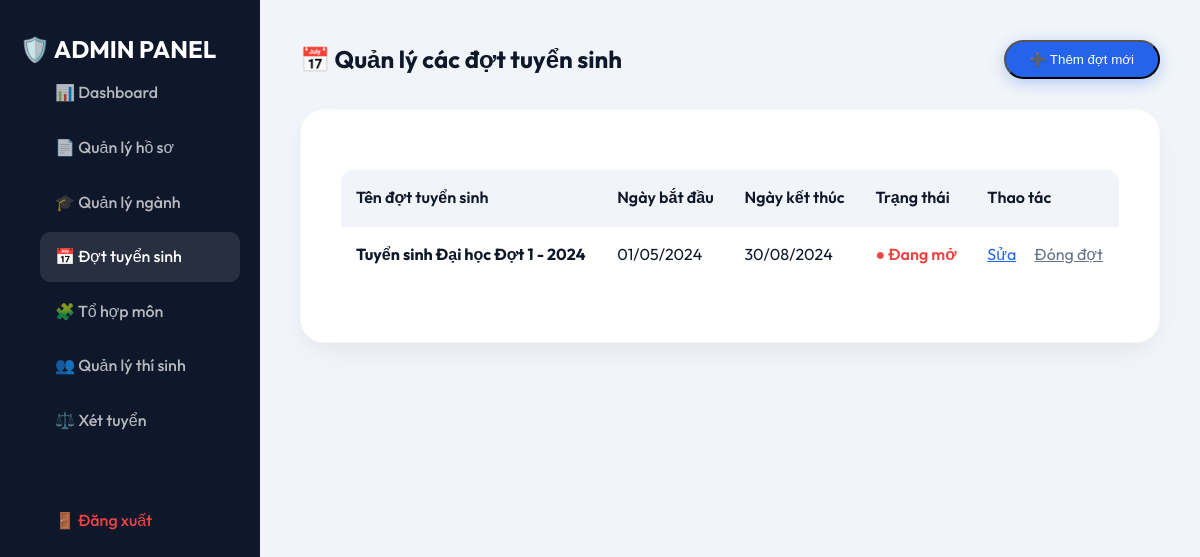
The app's page /views/admin/dottuyensinh.php (signed in), older data.
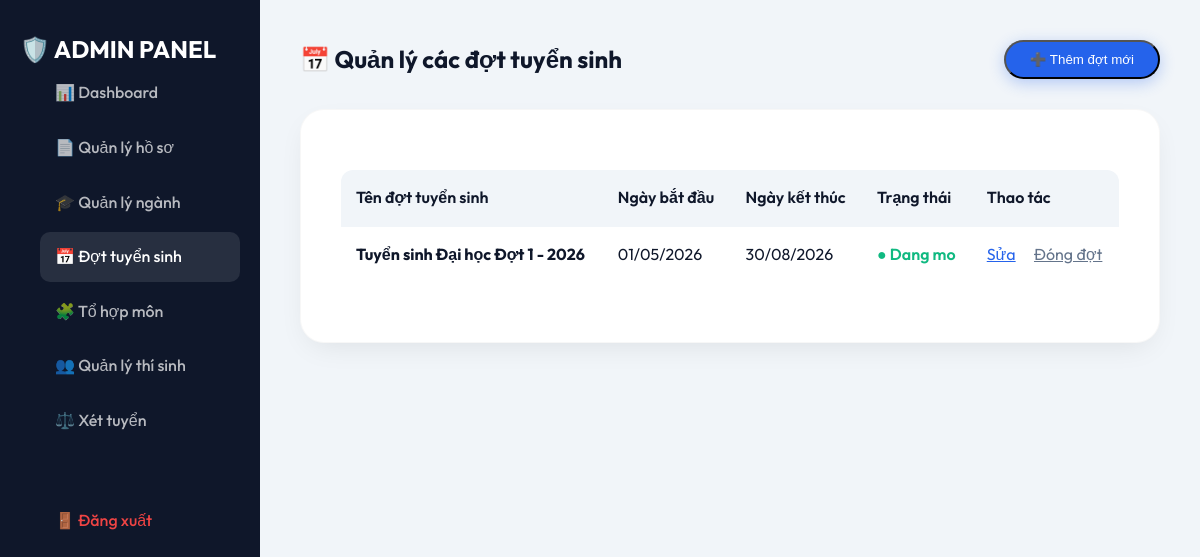
The same page, newer data.
### tables this page shows
CREATE TABLE IF NOT EXISTS dot_tuyensinh (
    id INT AUTO_INCREMENT PRIMARY KEY,
    ten_dot VARCHAR(255) NOT NULL,
    ngay_bat_dau DATE,
    ngay_ket_thuc DATE,
    trang_thai ENUM('Dang mo', 'Da dong') DEFAULT 'Dang mo',
    created_at TIMESTAMP DEFAULT CURRENT_TIMESTAMP
);

### views/admin/dottuyensinh.php (the view, shortened to what this page needs)
<?php
include '../../config/database.php';
$res = mysqli_query($conn, "SELECT * FROM dot_tuyensinh ORDER BY ngay_bat_dau DESC");
?>
<!DOCTYPE html>
<html lang="vi">
<head>
    <link rel="stylesheet" href="../../assets/css/style.css">
</head>
<body>
    <div class="sidebar">
        <h2>🛡️ ADMIN PANEL</h2>
        <nav>
            <a href="dashboard.php" class="nav-item">📊 Dashboard</a>
            <a href="hoso.php" class="nav-item">📄 Quản lý hồ sơ</a>
            <a href="nganhhoc.php" class="nav-item">🎓 Quản lý ngành</a>
            <a href="dottuyensinh.php" class="nav-item active">📅 Đợt tuyển sinh</a>
            <a href="tohop.php" class="nav-item">🧩 Tổ hợp môn</a>
            <a href="thisinh.php" class="nav-item">👥 Quản lý thí sinh</a>
            <a href="xettuyen.php" class="nav-item">⚖️ Xét tuyển</a>
            <a href="logout.php" class="nav-item" style="margin-top: 50px; color: #ef4444;">🚪 Đăng xuất</a>
        </nav>
    </div>
    <div class="main-content">
        <div style="display: flex; justify-content: space-between; align-items: center; margin-bottom: 30px;">
            <h2 style="font-weight: 700;">📅 Quản lý các đợt tuyển sinh</h2>
            <button onclick="document.getElementById('addModal').style.display='flex'" class="btn btn-primary">➕ Thêm đợt mới</button>
        </div>
        <div class="card fade-in">
            <div class="table-container">
                <table>
                    <thead>
                        <tr>
                            <th>Tên đợt tuyển sinh</th>
                            <th>Ngày bắt đầu</th>
                            <th>Ngày kết thúc</th>
                            <th>Trạng thái</th>
                            <th>Thao tác</th>
                        </tr>
                    </thead>
                    <tbody>
                        <?php while($d = mysqli_fetch_assoc($res)): ?>
                            <tr>
                                <td><strong><?php echo $d['ten_dot']; ?></strong></td>
                                <td><?php echo date('d/m/Y', strtotime($d['ngay_bat_dau'])); ?></td>
                                <td><?php echo date('d/m/Y', strtotime($d['ngay_ket_thuc'])); ?></td>
                                <td>
                                    <?php
                                        $color = $d['trang_thai'] == 'Dang mo' ? '#10b981' : '#ef4444';
                                        echo "<span style='color: $color; font-weight: 600;'>● {$d['trang_thai']}</span>";
                                    ?>
                                </td>
                                <td>
                                    <a href="#" style="color: var(--primary); margin-right: 15px;">Sửa</a>
                                    <a href="#" style="color: #64748b;">Đóng đợt</a>
                                </td>
                            </tr>
                        <?php endwhile; ?>
                    </tbody>
                </table>
            </div>
        </div>
    </div>
</body>
</html>

### assets/css/style.css (style rules this page uses)
:root { --primary: #2563eb; --primary-dark: #1e40af; --secondary: #f59e0b; --accent: #8b5cf6; --bg-light: #f8fafc; --text-main: #0f172a; --text-muted: #64748b; --glass: rgba(255, 255, 255, 0.8); --shadow: 0 10px 30px -10px rgba(0, 0, 0, 0.1); --grad: linear-gradient(135deg, #1e3a8a, #2563eb, #60a5fa); }
* { margin: 0; padding: 0; box-sizing: border-box; }
body { font-family: 'Outfit', sans-serif; background-color: var(--bg-light); color: var(--text-main); line-height: 1.6; overflow-x: hidden; }
.fade-in { animation: fadeInUp 0.8s ease forwards; }
nav a { text-decoration: none; color: var(--text-main); margin-left: 20px; font-weight: 500; transition: 0.3s; }
.btn-primary { background: var(--primary); color: white !important; padding: 10px 24px; border-radius: 50px; box-shadow: 0 4px 15px rgba(37, 99, 235, 0.3); }
.card { background: white; padding: 40px; border-radius: 24px; box-shadow: var(--shadow); transition: 0.4s; border: 1px solid rgba(0,0,0,0.03); }
.table-container { overflow-x: auto; margin: 20px 0; }
table { width: 100%; border-collapse: collapse; background: white; border-radius: 12px; overflow: hidden; }
th { background: #f1f5f9; padding: 15px; text-align: left; font-weight: 600; }
td { padding: 15px; border-top: 1px solid #f1f5f9; }

### views/admin/dottuyensinh.php (style rules this page uses)
body { display: flex; background: #f1f5f9; }
.sidebar { width: 260px; height: 100vh; background: #0f172a; color: white; position: fixed; padding: 30px 20px; }
.main-content { margin-left: 260px; flex: 1; padding: 40px; }
.nav-item { display: block; padding: 12px 15px; color: rgba(255,255,255,0.7); text-decoration: none; border-radius: 10px; margin-bottom: 5px; }
.nav-item:hover, .nav-item.active { background: rgba(255,255,255,0.1); color: white; }

Row changes from the older to the newer data that the page shows:
changed dot_tuyensinh: ten_dot "Tuyển sinh Đại học Đợt 1 - 2024" → "Tuyển sinh Đại học Đợt 1 - 2026"; ngay_bat_dau "01/05/2024" → "01/05/2026"; ngay_ket_thuc "30/08/2024" → "30/08/2026"; trang_thai "Đang mở" → "Dang mo"
